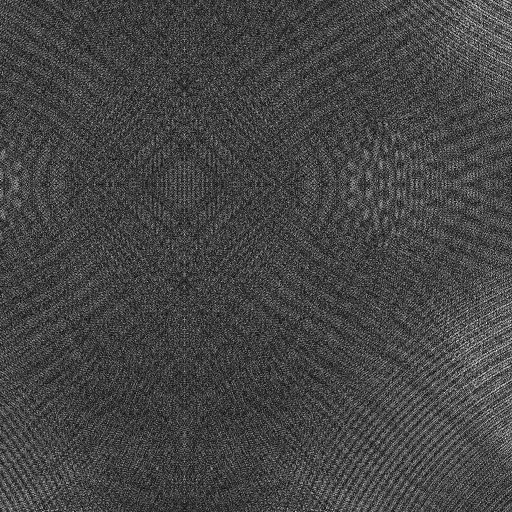
#> input picture DAGM_dataset/Class1/012.png, 512 x 512 px, given in place of 108.png, which was not available
$ python main.py
#> lines starting #> are read from the running program, lines starting #| are printed output that depends on the picture
### dagm_visualizer/dataset_manager.py
import os, random
import pandas as pd
# import pandas
from glob import glob

class DatasetManager:
    """
    DAGM2007 데이터셋을 관리하는 클래스
    - 정상/결함 이미지 리스트 관리
    - 결함 여부 및 위치 정보(csv) 로딩 및 매핑
    """

    def __init__(self, dataset_dir):
        self.dataset_dir = dataset_dir
        self.class_dirs = self._get_class_dirs()
        self.defect_info = self._load_defect_csv()

    def _get_class_dirs(self):
        """
        Class 폴더와 *_def 폴더를 구분해서 리스트화
        """
        dirs = glob(os.path.join(self.dataset_dir, "*"))
        class_dirs = {'normal': {}, 'defect': {}}

        for d in dirs:
            if not os.path.isdir(d):
                continue  # 폴더가 아닌 경우 스킵

            base = os.path.basename(d)
            if "def" in base:
                class_idx = int(base.replace("Class", "").replace("_def", ""))
                class_dirs['defect'][class_idx] = d
            elif "Class" in base:
                class_idx = int(base.replace("Class", ""))
                class_dirs['normal'][class_idx] = d

        return class_dirs

    def _load_defect_csv(self):
        """
        def_?.csv 파일을 불러와서 결함 위치 정보를 저장
        """
        defect_info = {}
        csv_files = glob(os.path.join(self.dataset_dir, "def_?.csv"))

        for csv_path in csv_files:
            class_idx = int(os.path.basename(csv_path).split("_")[1].split(".")[0])
            df = pd.read_csv(csv_path, sep=',', header=0)  # CSV는 쉼표 기준
            defect_info[class_idx] = {
                row['filename']: {
                    'x': row['x'],
                    'y': row['y'],
                    'angle': row['angle'],
                    'major': row['w'],
                    'minor': row['h']
                }
                for _, row in df.iterrows()
            }

        return defect_info

    def get_image_info(self, class_idx, idx, defect=False):
        """
        이미지 경로와 결함 여부, 결함 위치 정보를 반환
        """
        folder = self.class_dirs['defect' if defect else 'normal'][class_idx]
        filename = f"{idx:03d}.png"
        img_path = os.path.join(folder, filename)

        defect_data = None
        if defect:
            defect_data = self.defect_info.get(class_idx, {}).get(filename, None)
            print('defect_data =', defect_data)

        return {
            'path': img_path,
            'class': class_idx,
            'img_num': idx,
            'defect': defect and defect_data is not None,
            'ellipse': defect_data
        }

    def get_random_image_info(self, defect_only=False):
        """
        랜덤으로 이미지 정보를 반환
        """
        defect = random.choice([True, False]) if not defect_only else True
        class_idx = random.choice(list(self.class_dirs['defect'].keys() if defect else self.class_dirs['normal'].keys()))

        max_idx = 149 if defect else 999
        idx = random.randint(0, max_idx)+1

        return self.get_image_info(class_idx, idx, defect)

### dagm_visualizer/visualizer.py
import cv2, os

class Visualizer:
    """
    이미지에 클래스, 결함 여부, 결함 위치를 시각화하는 클래스
    """

    def __init__(self, resize_shape=(256, 256)):
        self.resize_shape = resize_shape

    def show_image(self, info, save_dir=None):
        """
        이미지 로드 후 결함 위치 표시 및 출력
        이미지 시각화 및 키 입력 처리:
        - q: 종료
        - s: 저장
        - 기타: 계속
        """
        CURRENT_DIR = os.path.dirname(os.path.abspath(__file__))
        BASE_DIR = os.path.basename(CURRENT_DIR)
        UPPER_DIR = CURRENT_DIR.replace(f'\\{BASE_DIR}', '')
        DATASET_DIR = os.path.join(UPPER_DIR, 'DAGM_dataset')
        SAVE_DIR = os.path.join(DATASET_DIR, 'Boxed')
        save_dir = SAVE_DIR if save_dir is None else save_dir

        img = cv2.imread(info['path'], cv2.IMREAD_COLOR)
#> img is the input picture: shape (512, 512, 3); min 0, max 255, mean 68.7
        if img is None:
            raise FileNotFoundError(f"Image not found: {info['path']}")

        scale_x = self.resize_shape[0] / img.shape[1]
#> scale_x = 1
        scale_y = self.resize_shape[1] / img.shape[0]
#> scale_y = 1

        img_resized = cv2.resize(img, self.resize_shape)

        if info['defect'] and info['ellipse'] is not None:
            params = info['ellipse']
            center = (int(params['x'] * scale_x), int(params['y'] * scale_y))
            axes = (int(params['major'] * scale_x / 2), int(params['minor'] * scale_y / 2))
            angle = params['angle']

            cv2.ellipse(img_resized, center, axes, angle*180/3.14, 0, 360, (0, 0, 255), 2)

        label = f"Class: {info['class']} | ImageNum: {info['img_num']} | Defect: {'Yes' if info['defect'] else 'No'}"
        annotation = "press 'q' to quick, 's' to save"
        cv2.putText(img_resized, label, (10, 20), cv2.FONT_HERSHEY_SIMPLEX, 0.5, (255, 255, 255), 1)
        cv2.putText(img_resized, annotation, (10, self.resize_shape[1] - 20), cv2.FONT_HERSHEY_SIMPLEX, 0.5, (255, 255, 255), 1)
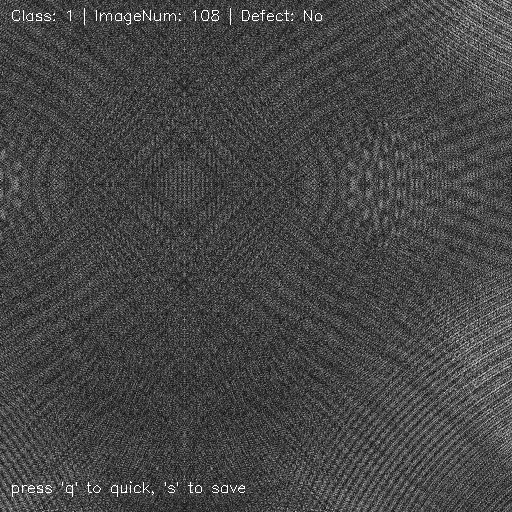
#> img_resized: shape (512, 512, 3); min 0, max 255, mean 69.4

        cv2.imshow("DAGM2007 Visualizer", img_resized)
        key = cv2.waitKey(0)
#> (key q is pressed here)
        cv2.destroyAllWindows()

        if key == ord('q'):
            return 'quit'
        elif key == ord('s'):
            if save_dir:
                os.makedirs(save_dir, exist_ok=True)
                filename = os.path.basename(info['path'])
                save_path = os.path.join(save_dir, f"saved_{filename}")
                cv2.imwrite(save_path, img_resized)
                print(f"✅ 저장됨: {save_path}")
            return 'save'
        else:
            return 'next'

### dagm_visualizer/controller.py
class Controller:
    """
    DatasetManager와 Visualizer를 연결하는 인터페이스 클래스
    """

    def __init__(self, dataset_manager, visualizer):
        self.dataset_manager = dataset_manager
        self.visualizer = visualizer

    # [12 lines left out: function show_image, not called in this run]

### dagm_visualizer/main.py
import os
import argparse
from dataset_manager import DatasetManager
from visualizer import Visualizer
from controller import Controller

if __name__ == "__main__":
    # 현재 파일 위치 기준 경로 설정
    CURRENT_DIR = os.path.dirname(os.path.abspath(__file__))
    BASE_DIR = os.path.basename(CURRENT_DIR)
    UPPER_DIR = CURRENT_DIR.replace(f'\\{BASE_DIR}', '')
    DATASET_DIR = os.path.join(UPPER_DIR, 'DAGM_dataset')
    SAVE_DIR = os.path.join(DATASET_DIR, 'boxed_images')

    os.chdir(CURRENT_DIR)

    # 모듈 초기화
    dm = DatasetManager(DATASET_DIR)
    # vis = Visualizer(resize_shape=(256, 256))
    vis = Visualizer(resize_shape=(512, 512))
    ctrl = Controller(dm, vis)

    def run_loop(class_idx=None, idx=None, defect=True, random_select=True):
        """
        키 입력에 따른 반복 시각화 루프:
        - q: 종료
        - s: 저장
        - 기타: 다음 이미지
        """
        if class_idx is None and idx is None:
            random_select = True

        while True:
            info = None
            if random_select:
                info = dm.get_random_image_info(defect_only=defect)
            elif class_idx is not None and idx is not None:
                info = dm.get_image_info(class_idx, idx, defect)
            else:
                print("⚠️ class_idx와 idx를 모두 지정하거나 random_select=True 여야 합니다.")
                break

            action = vis.show_image(info, save_dir=SAVE_DIR)
            if action == 'quit':
                print("👋 종료합니다.")
                break

    # CLI 인자 파싱
    parser = argparse.ArgumentParser(description="DAGM2007 이미지 시각화 도구")
    parser.add_argument('--class', dest='class_id', type=int, help='클래스 번호 (1~5)')
    parser.add_argument('--idx', type=int, help='이미지 index 번호')
    parser.add_argument('--defect', action='store_true', help='결함 이미지 여부')
    parser.add_argument('--random', action='store_true', help='랜덤 이미지 표시')

    args = parser.parse_args()

    class_idx = None
    idx = None
    defect = True
    random_select = None

     # CLI 모드
    if any([args.class_id, args.idx, args.random]):
        if args.random:
            run_loop(defect=args.defect, random_select=True)
        elif args.class_id is not None and args.idx is not None:
            run_loop(class_idx=args.class_id, idx=args.idx, defect=args.defect, random_select=False)
        else:
            print("❗ --class와 --idx를 함께 지정하거나 --random 플래그를 사용하세요.")
    else:
        # 코드 직접 실행 모드
        run_loop(class_idx, idx, defect, random_select)

$ run again, on DAGM_dataset/Class1_def/018.png
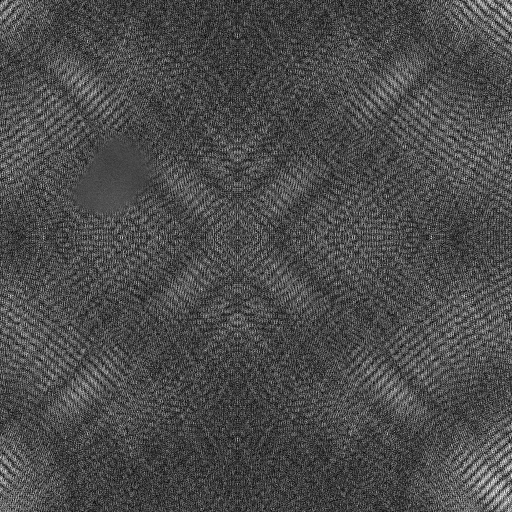
#> input picture DAGM_dataset/Class1_def/018.png, 512 x 512 px, given in place of 108.png, which was not available
#> in show_image, img is the input picture: shape (512, 512, 3); min 0, max 255, mean 74.8
#> in show_image, `cv2.putText(img_resized, annotation, (10, self.resize_shape[1] - 20), ..`:
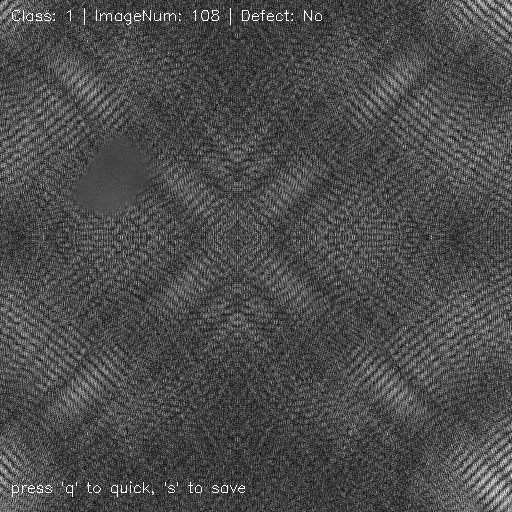
#> img_resized: shape (512, 512, 3); min 0, max 255, mean 75.6

$ run again, on DAGM_dataset/Class1_def/020.png
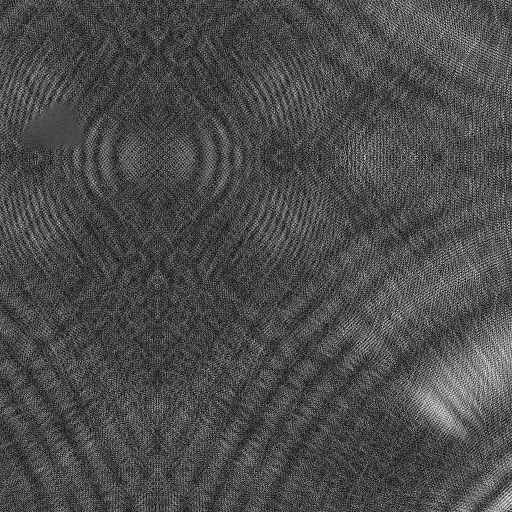
#> input picture DAGM_dataset/Class1_def/020.png, 512 x 512 px, given in place of 108.png, which was not available
#> in show_image, img is the input picture: shape (512, 512, 3); min 0, max 255, mean 75.5
#> in show_image, `cv2.putText(img_resized, annotation, (10, self.resize_shape[1] - 20), ..`:
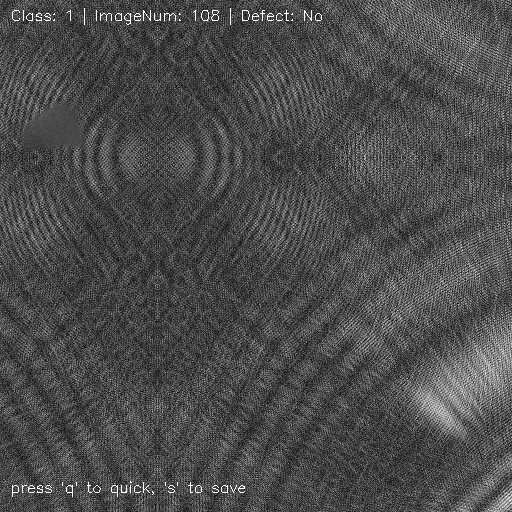
#> img_resized: shape (512, 512, 3); min 0, max 255, mean 76.2

$ run again, on DAGM_dataset/Class2/001.png
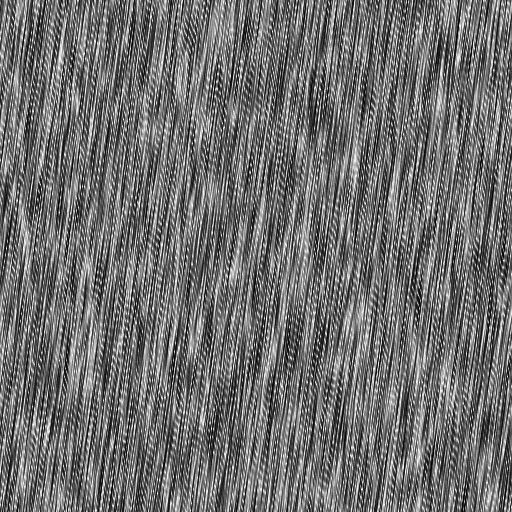
#> input picture DAGM_dataset/Class2/001.png, 512 x 512 px, given in place of 108.png, which was not available
#> in show_image, img is the input picture: shape (512, 512, 3); min 0, max 255, mean 110.7
#> in show_image, `cv2.putText(img_resized, annotation, (10, self.resize_shape[1] - 20), ..`:
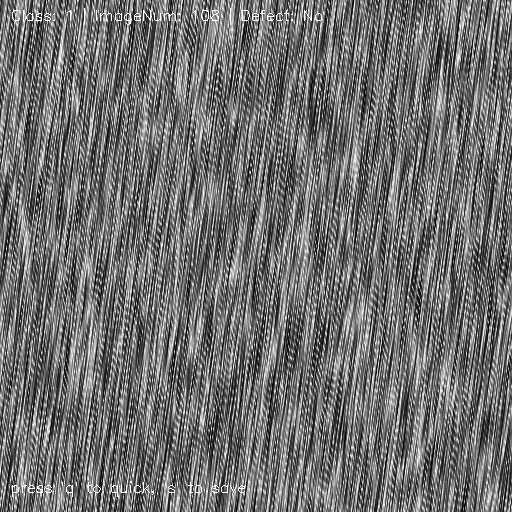
#> img_resized: shape (512, 512, 3); min 0, max 255, mean 111.3
